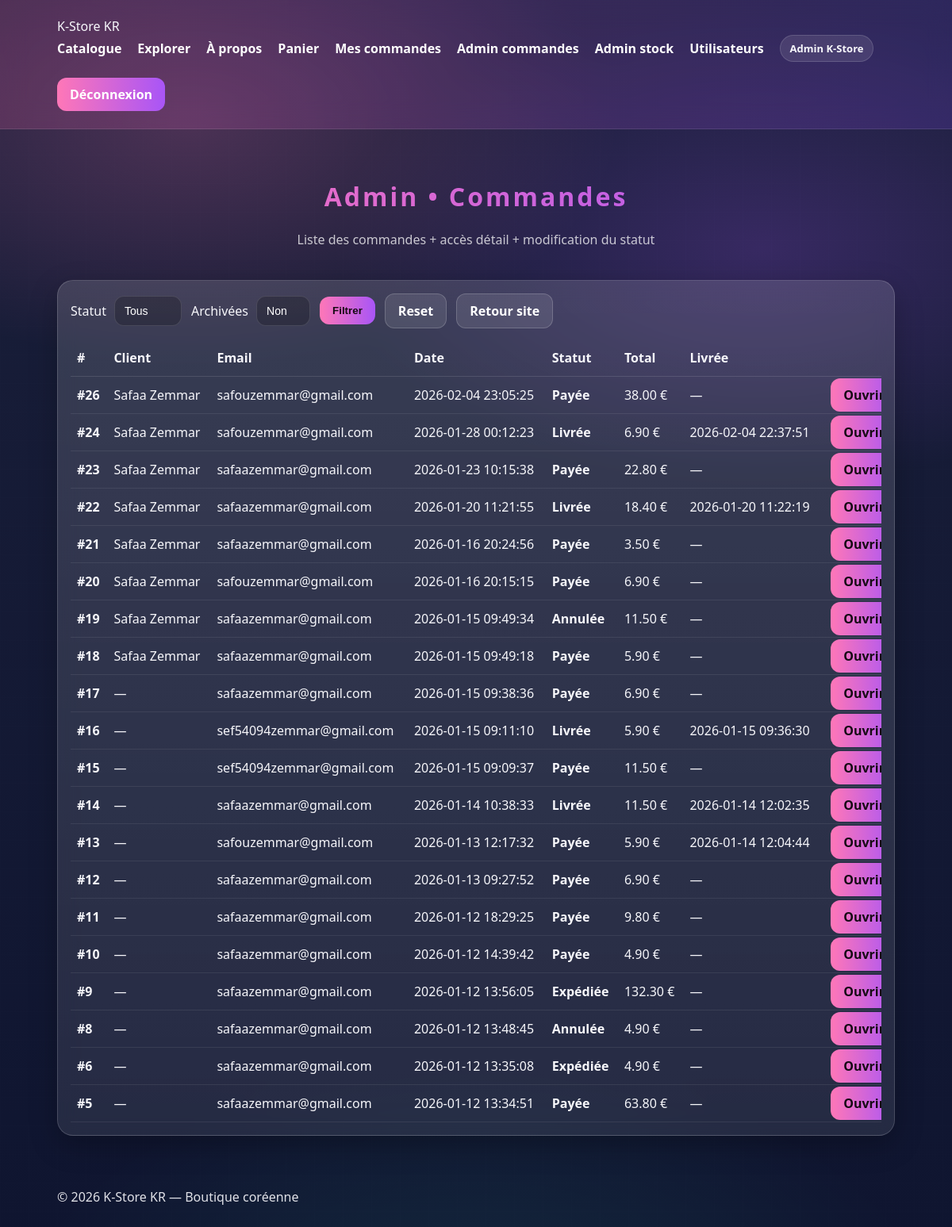
The app's page /admin/orders.php (signed in) with its own data.
### tables this page shows
CREATE TABLE `orders` (
  `id` int(11) NOT NULL,
  `user_id` int(11) DEFAULT NULL,
  `customer_firstname` varchar(100) DEFAULT NULL,
  `customer_lastname` varchar(100) DEFAULT NULL,
  `customer_name` varchar(120) NOT NULL,
  `customer_email` varchar(190) NOT NULL,
  `customer_phone` varchar(30) DEFAULT NULL,
  `customer_address` varchar(255) NOT NULL,
  `customer_postal` varchar(20) DEFAULT NULL,
  `customer_postal_code` varchar(20) DEFAULT NULL,
  `status` varchar(50) NOT NULL DEFAULT 'paid',
  `total` decimal(10,2) NOT NULL DEFAULT 0.00,
  `created_at` datetime NOT NULL DEFAULT current_timestamp(),
  `delivered_at` datetime DEFAULT NULL,
  `is_archived` tinyint(1) NOT NULL DEFAULT 0
);

### admin/orders.php (the view, shortened to what this page needs)
<?php
require_once __DIR__ . '/../config/db.php';
require_once __DIR__ . '/../includes/header.php';
function statusLabel(string $s): string {
  $s = strtolower(trim($s));
  return match($s) {
    'pending'   => 'En attente',
    'paid'      => 'Payée',
    'shipped'   => 'Expédiée',
    'delivered' => 'Livrée',
    'cancelled' => 'Annulée',
    default     => ($s === '' ? '—' : $s)
  };
}
$status = trim($_GET['status'] ?? '');
$archived = trim($_GET['archived'] ?? '0');
$where = [];
$params = [];
if ($archived === '1') {
  $where[] = "o.is_archived = 1";
} elseif ($archived === '0') {
  $where[] = "o.is_archived = 0";
}
$sql = "
  SELECT
    o.id,
    o.customer_firstname, o.customer_lastname,
    o.customer_email,
    o.created_at, o.status, o.total, o.delivered_at, o.is_archived
  FROM orders o
";
if (!empty($where)) $sql .= " WHERE " . implode(" AND ", $where);
$sql .= " ORDER BY o.id DESC";
$stmt = $pdo->prepare($sql);
$stmt->execute($params);
$orders = $stmt->fetchAll(PDO::FETCH_ASSOC);
?>
<header class="container hero">
  <h1>Admin • Commandes</h1>
  <p>Liste des commandes + accès détail + modification du statut</p>
</header>
<main class="container">
  <div class="panel" style="padding:16px;">
    <form method="get" style="display:flex;gap:12px;flex-wrap:wrap;align-items:center;margin-bottom:14px;">
      <label style="display:flex;gap:10px;align-items:center;">
        Statut
        <select name="status" class="k-select">
          <option value="all" <?= ($status==='' || $status==='all')?'selected':'' ?>>Tous</option>
        </select>
      </label>
      <label style="display:flex;gap:10px;align-items:center;">
        Archivées
        <select name="archived" class="k-select">
          <option value="0" <?= ($archived==='0')?'selected':'' ?>>Non</option>
        </select>
      </label>
      <button class="btn" type="submit">Filtrer</button>
      <a class="btn ghost" href="/-e-commerce-dynamique/admin/orders.php" style="text-decoration:none;">
        Reset
      </a>
      <a class="btn ghost" href="/-e-commerce-dynamique/public/items.php" style="text-decoration:none;">
        Retour site
      </a>
    </form>
    <div style="overflow:auto;">
      <table style="width:100%;border-collapse:collapse;min-width:1050px;">
        <thead>
          <tr style="text-align:left;border-bottom:1px solid rgba(255,255,255,.12);">
            <th style="padding:12px 8px;">#</th>
            <th style="padding:12px 8px;">Client</th>
            <th style="padding:12px 8px;">Email</th>
            <th style="padding:12px 8px;">Date</th>
            <th style="padding:12px 8px;">Statut</th>
            <th style="padding:12px 8px;">Total</th>
            <th style="padding:12px 8px;">Livrée</th>
            <th style="padding:12px 8px;"></th>
          </tr>
        </thead>
        <tbody>
          <?php foreach ($orders as $o): ?>
            <?php
              $customerName = trim(($o['customer_firstname'] ?? '') . ' ' . ($o['customer_lastname'] ?? ''));
              if ($customerName === '') $customerName = '—';
            ?>
            <tr style="border-bottom:1px solid rgba(255,255,255,.08);">
              <td style="padding:12px 8px;"><strong>#<?= (int)$o['id'] ?></strong></td>
              <td style="padding:12px 8px;"><?= htmlspecialchars($customerName) ?></td>
              <td style="padding:12px 8px;"><?= htmlspecialchars($o['customer_email'] ?: '—') ?></td>
              <td style="padding:12px 8px;"><?= htmlspecialchars($o['created_at']) ?></td>
              <td style="padding:12px 8px;"><strong><?= htmlspecialchars(statusLabel((string)$o['status'])) ?></strong></td>
              <td style="padding:12px 8px;"><?= number_format((float)$o['total'], 2) ?> €</td>
              <td style="padding:12px 8px;"><?= $o['delivered_at'] ? htmlspecialchars($o['delivered_at']) : '—' ?></td>
              <td style="padding:12px 8px;text-align:right;white-space:nowrap;">
                <a class="btn"
                   href="/-e-commerce-dynamique/admin/order.php?id=<?= (int)$o['id'] ?>"
                   style="text-decoration:none;">
                  Ouvrir
                </a>
              </td>
            </tr>
          <?php endforeach; ?>
        </tbody>
      </table>
    </div>
  </div>
</main>
<?php require_once __DIR__ . '/../includes/footer.php'; ?>

### assets/css/style.css (style rules this page uses)
:root { --bg1:#1a1f3a; --bg2:#0f1530; --card:rgba(255,255,255,.14); --card2:rgba(255,255,255,.10); --pink:#ff77b7; --violet:#a855f7; --teal:#45ffd1; --text:#f7f7fb; --muted:rgba(255,255,255,.75); }
* { box-sizing:border-box }
body { margin:0;font-family:"Segoe UI",Arial,sans-serif;color:var(--text); background: radial-gradient(900px 500px at 20% 10%, rgba(255,119,183,.22), transparent 60%), radial-gradient(900px 500px at 80% 20%, rgba(168,85,247,.22), transparent 60%), radial-gradient(1100px 700px at 50% 110%, rgba(69,255,209,.10), transparent 55%), linear-gradient(180deg,var(--bg1),var(--bg2)); }
body::before { content:"";position:fixed;inset:0;pointer-events:none; background: repeating-linear-gradient(90deg, rgba(255,255,255,.05) 0 1px, transparent 1px 36px), repeating-linear-gradient(0deg, rgba(255,255,255,.04) 0 1px, transparent 1px 36px); opacity:.25;mix-blend-mode:overlay; }
.container { max-width:1100px;margin:auto;padding:22px }
.hero { text-align:center;padding:42px 20px 18px }
.hero h1 { letter-spacing:3px; background:linear-gradient(90deg,var(--pink),var(--violet)); background-clip:text;-webkit-background-clip:text;-webkit-text-fill-color:transparent; }
.hero p { margin:0;color:var(--muted) }
.btn { background:linear-gradient(90deg,var(--pink),var(--violet)); border:none;padding:10px 16px;border-radius:12px; color:#160a14;font-weight:700;cursor:pointer; }
.btn.ghost { background:rgba(255,255,255,.10); color:#fff;border:1px solid rgba(255,255,255,.18); text-decoration:none; }
.panel { background:linear-gradient(180deg, rgba(255,255,255,.14), rgba(255,255,255,.09)); border:1px solid rgba(255,255,255,.16); border-radius:20px;padding:18px; box-shadow:0 12px 35px rgba(0,0,0,.25); backdrop-filter:blur(12px); }
select { color:#fff;background:rgba(255,255,255,.08); border:1px solid rgba(255,255,255,.18); }
option { color:#111;background:#fff }
.k-input,.k-select { width:100%;color:#fff;background:transparent;border:none;outline:none;font-size:14px }
.k-select { padding:10px 12px;border-radius:12px; background:rgba(0,0,0,.22); border:1px solid rgba(255,255,255,.12); appearance:none; }

### records on screen
orders: id "26", customerName "Safaa Zemmar", customer_email "safouzemmar@gmail.com", created_at "2026-02-04 23:05:25", status "Payée", total "38.00"
orders: id "24", customerName "Safaa Zemmar", customer_email "safouzemmar@gmail.com", created_at "2026-01-28 00:12:23", status "Livrée", total "6.90", delivered_at "2026-02-04 22:37:51"
orders: id "23", customerName "Safaa Zemmar", customer_email "safaazemmar@gmail.com", created_at "2026-01-23 10:15:38", status "Payée", total "22.80"
orders: id "22", customerName "Safaa Zemmar", customer_email "safaazemmar@gmail.com", created_at "2026-01-20 11:21:55", status "Livrée", total "18.40", delivered_at "2026-01-20 11:22:19"
orders: id "21", customerName "Safaa Zemmar", customer_email "safaazemmar@gmail.com", created_at "2026-01-16 20:24:56", status "Payée", total "3.50"
orders: id "20", customerName "Safaa Zemmar", customer_email "safouzemmar@gmail.com", created_at "2026-01-16 20:15:15", status "Payée", total "6.90"
orders: id "19", customerName "Safaa Zemmar", customer_email "safaazemmar@gmail.com", created_at "2026-01-15 09:49:34", status "Annulée", total "11.50"
orders: id "18", customerName "Safaa Zemmar", customer_email "safaazemmar@gmail.com", created_at "2026-01-15 09:49:18", status "Payée", total "5.90"
orders: id "17", customerName "—", customer_email "safaazemmar@gmail.com", created_at "2026-01-15 09:38:36", status "Payée", total "6.90"
orders: id "16", customerName "—", customer_email "sef54094zemmar@gmail.com", created_at "2026-01-15 09:11:10", status "Livrée", total "5.90", delivered_at "2026-01-15 09:36:30"
orders: id "15", customerName "—", customer_email "sef54094zemmar@gmail.com", created_at "2026-01-15 09:09:37", status "Payée", total "11.50"
orders: id "14", customerName "—", customer_email "safaazemmar@gmail.com", created_at "2026-01-14 10:38:33", status "Livrée", total "11.50", delivered_at "2026-01-14 12:02:35"
orders: id "13", customerName "—", customer_email "safouzemmar@gmail.com", created_at "2026-01-13 12:17:32", status "Payée", total "5.90", delivered_at "2026-01-14 12:04:44"
orders: id "12", customerName "—", customer_email "safaazemmar@gmail.com", created_at "2026-01-13 09:27:52", status "Payée", total "6.90"
orders: id "11", customerName "—", customer_email "safaazemmar@gmail.com", created_at "2026-01-12 18:29:25", status "Payée", total "9.80"
orders: id "10", customerName "—", customer_email "safaazemmar@gmail.com", created_at "2026-01-12 14:39:42", status "Payée", total "4.90"
orders: id "9", customerName "—", customer_email "safaazemmar@gmail.com", created_at "2026-01-12 13:56:05", status "Expédiée", total "132.30"
orders: id "8", customerName "—", customer_email "safaazemmar@gmail.com", created_at "2026-01-12 13:48:45", status "Annulée", total "4.90"
orders: id "6", customerName "—", customer_email "safaazemmar@gmail.com", created_at "2026-01-12 13:35:08", status "Expédiée", total "4.90"
orders: id "5", customerName "—", customer_email "safaazemmar@gmail.com", created_at "2026-01-12 13:34:51", status "Payée", total "63.80"

### other values on screen
$fullname "Admin K-Store"
